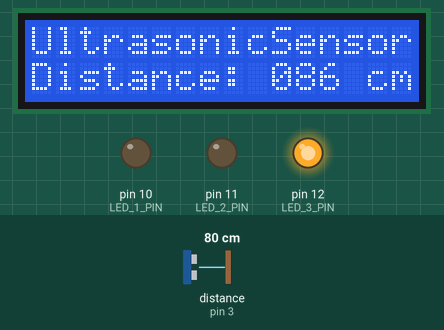
This sketch was run on a simulated Arduino Uno, built with avr-gcc and run on an emulated ATmega328P. On the bench: 16×2 character LCD, output pins drawn as LEDs (lit = HIGH). Wiring (inferred from the names in the program): ultrasonic range finder: trigger pin 4; echo pin 3. The inputs (shaded band) are chosen by the test bench; at power-on: distance to the obstacle (sensor on pin 3) 80 cm. The echo pulse lasts 58.3 µs per cm; pins used as bus, display or sensor lines are not drawn; what the sketch prints to the serial monitor is not drawn.

Above: at 1.25 s.
1.3 s: distance to the obstacle (sensor on pin 3) set to 2 cm
At 3.0 s:
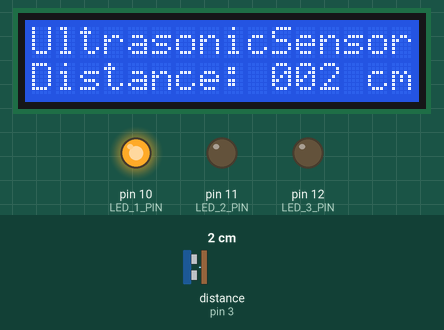
3.1 s: distance to the obstacle (sensor on pin 3) set to 9 cm
At 4.1 s:
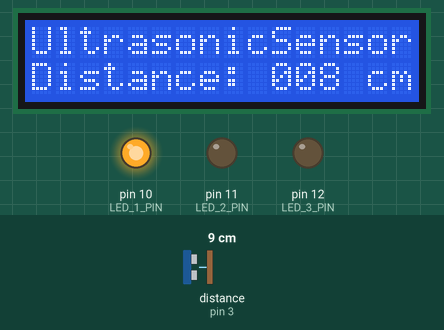
5.3 s: distance to the obstacle (sensor on pin 3) set to 19 cm
At 6.9 s:
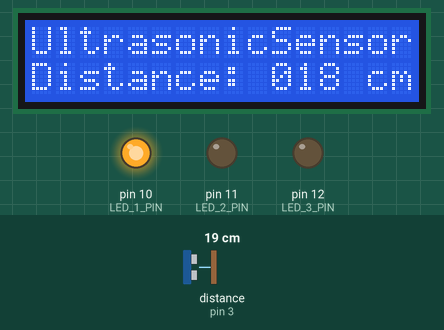
7.1 s: distance to the obstacle (sensor on pin 3) set to 23 cm
At 8.2 s:
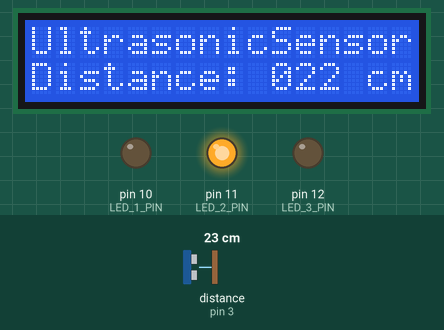
Timing chart, 0 to 9.9 s (numbered marks = the images above; inputs shaded):
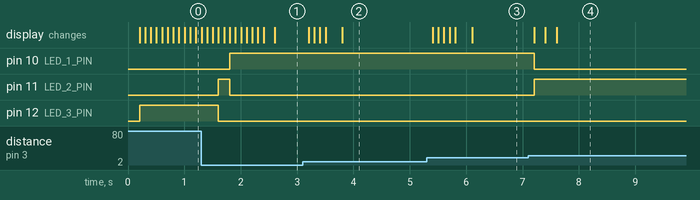

The sketch:

04-LCDandUltrasonicSensor.ino
```cpp
/**
 * In this program we turn-on 3 different leds using the distance read by the ultrasonic sensor:
 *  - 0.00-19.99cm: turn-on yellow led;
 *  - 20.00-39.99cm: turn-on green led;
 *  - >40.00cm: turn-on red led.
 *
 * Also we print on the LCD screen the distance.
 */

#include <LiquidCrystal.h>

/// LCD configuration
#define LCD_RS_PIN A5
#define LCD_E_PIN A4
#define LCD_D4_PIN 6
#define LCD_D5_PIN 7
#define LCD_D6_PIN 8
#define LCD_D7_PIN 9

// the size of the screen is expressed like a matrix
#define LCD_WIDTH 16
#define LCD_HEIGHT 2

// init LCD display
LiquidCrystal lcd(
  LCD_RS_PIN,
  LCD_E_PIN,
  LCD_D4_PIN,
  LCD_D5_PIN,
  LCD_D6_PIN,
  LCD_D7_PIN
);

/// LEDs config

#define LED_1_PIN 10
#define LED_2_PIN 11
#define LED_3_PIN 12
#define ECHO_PIN 3
#define TRIGGER_PIN 4
#define MAX_DISTANCE 400

char formatted_str[17];  // formatted string to show distance on lcd

/// ultrasonic sensor config
unsigned long last_time_trigget = millis();  // trig the ultrasonic sensor time
unsigned long ultrasonic_delay = 100; // [ms] - listening time
unsigned led_status[3] = {0};  // handle on-off of leds
volatile unsigned long pulsein_time_begin;
volatile unsigned long pulsein_time_end;
volatile bool new_distance_available_flag = false;
// to avoid reading incorrect value from the sensor (especially in cheaper one)
double previus_distance = MAX_DISTANCE; // [cm]

void setup() {
  // serial monitor
  Serial.begin(115200);
  pinMode(ECHO_PIN, INPUT);
  pinMode(TRIGGER_PIN, OUTPUT);

  // leds
  pinMode(LED_1_PIN, OUTPUT);
  pinMode(LED_2_PIN, OUTPUT);
  pinMode(LED_3_PIN, OUTPUT);

  // set-up interrupt
  attachInterrupt(digitalPinToInterrupt(ECHO_PIN),
                  echo_pin_interrupt,
                  CHANGE);  // this mode detects the change of signal status from low to hight and viceversa

  // init LCD
  lcd.begin(LCD_WIDTH, LCD_HEIGHT);
  lcd.print("UltrasonicSensor");

}

void loop() {
  unsigned long curr_time = millis();

  if (curr_time - last_time_trigget > ultrasonic_delay) {
    last_time_trigget += ultrasonic_delay;
    // trigger the ultrasonic sensor
    trig_ultranosic_sensor();

    // read pulse on echo pin
    if (new_distance_available_flag) {
      new_distance_available_flag = false;

      double distance = get_distance();
      Serial.println(distance);
      // print distance on lcd
      lcd.setCursor(0, 1);
      sprintf(formatted_str, "Distance: %03d cm", int(distance));
      lcd.print(formatted_str);

      if (distance <= 20) {
        led_status[0] = HIGH;
      } else if (distance <= 40) {
        led_status[1] = HIGH;
      } else {
        led_status[2] = HIGH;
      }

      digitalWrite(LED_1_PIN, led_status[0]);
      digitalWrite(LED_2_PIN, led_status[1]);
      digitalWrite(LED_3_PIN, led_status[2]);

      // reset status array
      memset(led_status, 0, sizeof(led_status));
    }
  }
}

/**
 * The function changes the sensor's status to HIGH for 10µs.
 */
void trig_ultranosic_sensor() {
  // reset status of sensor (just as a precaution)
  digitalWrite(TRIGGER_PIN, LOW);
  delayMicroseconds(2);

  // emit the pulse
  digitalWrite(TRIGGER_PIN, HIGH);
  delayMicroseconds(10);
  digitalWrite(TRIGGER_PIN, LOW);
}

/**
 * The function reads from ECHO pin to get data from the sensor and convert
 * it into a readable distance.
 *
 * Returns the distance in cm.
 */
double get_distance() {
  unsigned long pulsein_start = micros();
  // unsigned long duration = pulseIn(ECHO_PIN, HIGH);  // using HIGH MODE - the function return the duration in µs.
  unsigned long duration = pulsein_time_end - pulsein_time_begin; // NOTE: now the duration is always (with different distances)!
  unsigned long pulsein_end = micros();
  Serial.println("The duration of punseIn() in microseconds is: " + String(pulsein_end - pulsein_start));

  // distance = duration * speed (sound in air in this case - 340m/s --> 0.034 cm/µs)
  // duration * (0.034 / 2) (the wawe run across two time - forward and backward)
  // the line above can be replaces with constant 58 or 148!
  double distance = double(duration) / 58.0;  // [cm] - (148.0: inches)
  if (distance > MAX_DISTANCE) {
    return previus_distance;
  }
  distance = previus_distance * 0.70 + distance * 0.30; // complementary filter: an average between the previose distance and the current distance. - to get a smoother value reading
                                                        // tip: adjust the two scalars to change the contribution
  previus_distance = distance;
  return distance;
}

/**
 * This function will call every time we have a signal change on ECHO PIN
 * (interrupt setted on CHANGE mode).
 *
 * The function allows us to measure the time instance when the signal on ECHO PIN
 * is rising or falling.
 */
void echo_pin_interrupt() {
  if (digitalRead(ECHO_PIN) == HIGH) {
    // rising signal (low to high)
    pulsein_time_begin = micros();
  } else {
    // falling signal (high to low)
    pulsein_time_end = micros();
    new_distance_available_flag = true;
  }
}
```

Measured:
- the behaviour switches between 20 and 21 cm on distance to the obstacle (sensor on pin 3) (found by bisection; images 3 and 4)
- after the input at 1.3 s, pin 10 (LED_1_PIN): LOW → HIGH after 0.51 s; pin 11 (LED_2_PIN): LOW → HIGH after 0.31 s, → LOW 0.20 s later; pin 12 (LED_3_PIN): HIGH → LOW after 0.31 s
- after the input at 3.1 s, the display: first changes after 0.10 s (image 2 shows a later state)
- after the input at 5.3 s, the display: first changes after 0.11 s (image 3 shows a later state)
- after the input at 7.1 s, pin 10 (LED_1_PIN): HIGH → LOW after 0.11 s; pin 11 (LED_2_PIN): LOW → HIGH after 0.11 s; the display: first changes after 0.11 s (image 4 shows a later state)
